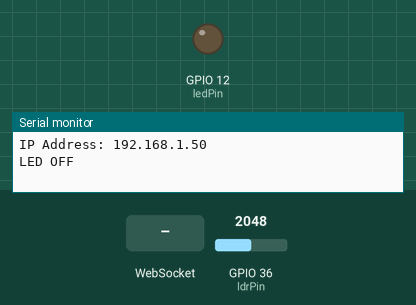
A sketch run on a simulated ESP32. Parts: output pins drawn as LEDs (lit = HIGH), the last lines printed to the serial monitor. Inputs (shaded band) come from the test bench; at power-on: GPIO 36 (ldrPin) = 2048. WiFi joins after 1.5 s; servers stay silent unless stated.

Above: at 2.7 s.
2.8 s: WebSocket text "ON" received
At 3.9 s:
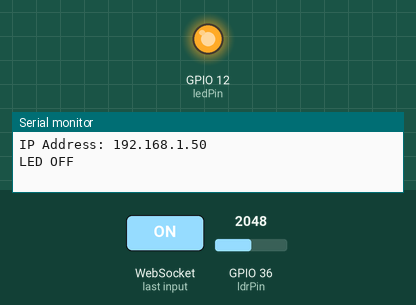
4.3 s: GPIO 36 (ldrPin) set to 318
13.0 s: GPIO 36 (ldrPin) set to 272
23.0 s: WebSocket text "OFF" received
At 24.0 s:
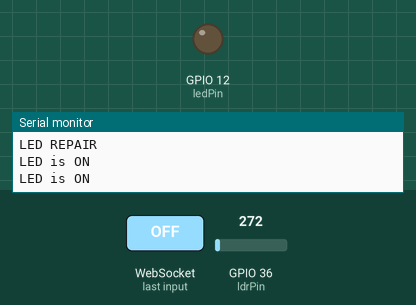
Timing chart, 0 to 25.5 s (numbered marks = the images above; inputs shaded):
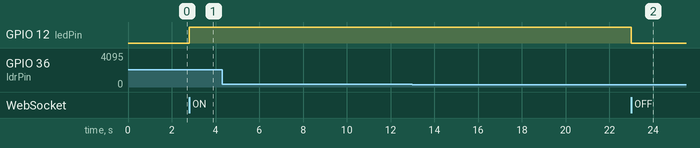

The sketch:

led_fault_detector.ino
```cpp
#include <Arduino.h>
#include <ESP8266WiFi.h>
#include <ESPAsyncTCP.h>
#include <ESPAsyncWebServer.h>
#include <WebSerial.h>


AsyncWebServer server(80);

const char* ssid = "Srikanth";
const char* password = "srikanth";

const int ledPin = 12;
const int ldrPin = A0;

void message(uint8_t *data, size_t len){
  WebSerial.println("Data Received!");
  String Data = "";
  for(int i=0; i < len; i++){
    Data += char(data[i]);
  }
  WebSerial.println(Data);
  if (Data == "ON"){
    digitalWrite(ledPin, HIGH);
  }
  if (Data=="OFF"){
    digitalWrite(ledPin, LOW);
  }
}
void setup() {
  Serial.begin(115200);

  WiFi.mode(WIFI_STA);
  WiFi.begin(ssid, password);
  if (WiFi.waitForConnectResult() != WL_CONNECTED) {
    Serial.printf("WiFi Failed!\n");
    return;
  }
  Serial.print("IP Address: ");
  Serial.println(WiFi.localIP());

  WebSerial.begin(&server);
  WebSerial.msgCallback(message);
  server.begin();
  pinMode(ledPin, OUTPUT);
  pinMode(ldrPin, INPUT);
}

void loop() {
  int ldrStatus = analogRead(ldrPin);

  if (ldrStatus <= 300 && digitalRead(ledPin) == HIGH) {
    Serial.println("LED is ON");
    WebSerial.println("LED is ON");
    delay(5000);
  }
  else if (ldrStatus > 300 && digitalRead(ledPin) == HIGH) {
    Serial.println("LED REPAIR");
    WebSerial.println("LED REPAIR");
    delay(5000);
  }
  else {
    Serial.println("LED OFF");
    WebSerial.println("LED OFF");
    delay(5000);
  }
}
```

WebSerial.h
```cpp
#ifndef WebSerial_h
#define WebSerial_h

#include "Arduino.h"
#include "stdlib_noniso.h"
#include <functional>

#if defined(ESP8266)
    #define HARDWARE "ESP8266"
    #include "ESP8266WiFi.h"
    #include "ESPAsyncTCP.h"
    #include "ESPAsyncWebServer.h"
#elif defined(ESP32)
    #define HARDWARE "ESP32"
    #include "WiFi.h"
    #include "AsyncTCP.h"
    #include "ESPAsyncWebServer.h"
#endif

#include "webserial_webpage.h"

typedef std::function<void(uint8_t *data, size_t len)> RecvMsgHandler;

// Uncomment to enable webserial debug mode
// #define WEBSERIAL_DEBUG 1

class WebSerialClass : public Print {

public:
    void begin(AsyncWebServer *server, const char* url = "/webserial");

    void msgCallback(RecvMsgHandler _recv);

    // Print

    size_t write(uint8_t);
    size_t write(const uint8_t* buffer, size_t size);

private:
    AsyncWebServer *_server;
    AsyncWebSocket *_ws;
    RecvMsgHandler _RecvFunc = NULL;

    #if defined(WEBSERIAL_DEBUG)
        void DEBUG_WEB_SERIAL(const char* message);
    #endif
};

extern WebSerialClass WebSerial;
#endif
```

Source omitted: ial_webpage.h (data table, 207132 bytes)

Measured:
- after the input at 2.8 s, GPIO 12 (ledPin): LOW → HIGH at once
- after the input at 23.0 s, GPIO 12 (ledPin): HIGH → LOW at once
